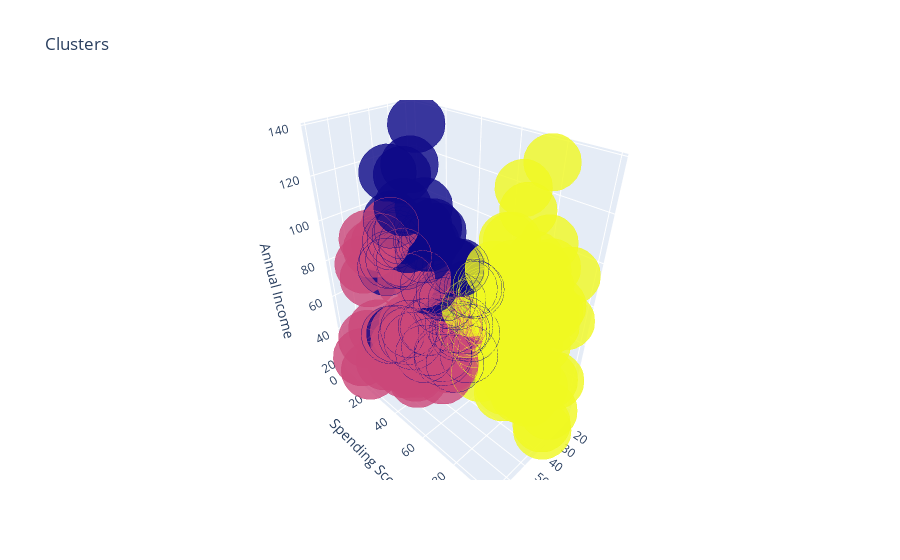

Notebook code for this chart:
### Markdown cell above
# Plotting the Clusters

### Code cell
labels = model.labels_
centroids = model.cluster_centers_

df['label'] =  labels
trace1 = go.Scatter3d(
    x = df['Age'],
    y = df['Spending Score (1-100)'],
    z = df['Annual Income (k$)'],
    mode='markers',
     marker=dict(
        color = df['label'], 
        size= 20,
        line=dict(
            color= df['label'],
            width= 12
        ),
        opacity=0.8
     )
)

data = [trace1]
layout = go.Layout(
    title= 'Clusters',
    scene = dict(
            xaxis = dict(title  = 'Age'),
            yaxis = dict(title  = 'Spending Score'),
            zaxis = dict(title  = 'Annual Income')
        )
)

fig = go.Figure(data=data, layout=layout)
py.offline.iplot(fig)

### Figure 1 — Plotly figure (JSON) as saved in the notebook; plotly's stock layout.template omitted (floating-point values rounded to 4 significant figures; data arrays with more than 128 entries replaced by an {"elided": "..."} marker saying what was removed)
{"data": [{"marker": {"color": {"elided": "200 int values"}, "line": {"color": {"elided": "200 int values"}, "width": 12}, "opacity": 0.8, "size": 20}, "mode": "markers", "type": "scatter3d", "x": {"elided": "200 int values"}, "y": {"elided": "200 int values"}, "z": {"elided": "200 int values"}}], "layout": {"scene": {"xaxis": {"title": {"text": "Age"}}, "yaxis": {"title": {"text": "Spending Score"}}, "zaxis": {"title": {"text": "Annual Income"}}}, "title": {"text": "Clusters"}}}
